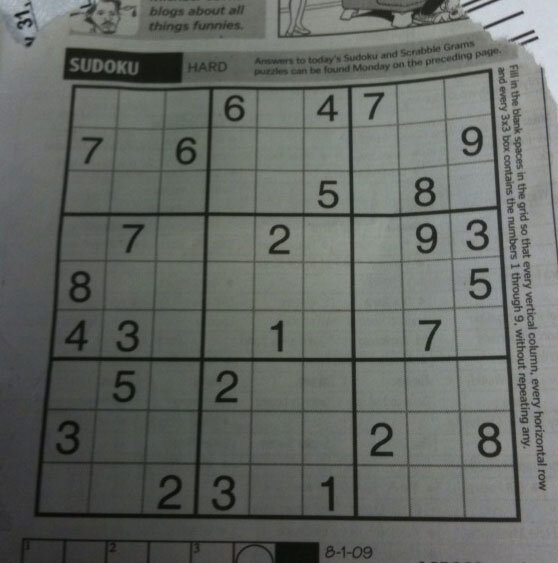
#> input picture sudokus/sudoku0.jpg, 558 x 563 px, found by its file name; its folder holds 5 pictures in this run
$ python Canny.py   (older library calls are emulated)
#> lines starting #> are read from the running program, lines starting #| are printed output that depends on the picture; after the words box and inside, x2 and y2 are one past the last pixel; in counts of white or black regions, pixels touching at a corner belong together
import numpy as np
import cv2
import matplotlib.pyplot as plt
import os

def preProcess(img):
    """
    :param img: original image
    :return: grayscale image
    """
    # img = cv2.GaussianBlur(img, (5, 5), 0)
    gray = cv2.cvtColor(img, cv2.COLOR_BGR2GRAY)
    kernel1 = cv2.getStructuringElement(cv2.MORPH_ELLIPSE, (11, 11))

    close = cv2.morphologyEx(gray, cv2.MORPH_CLOSE, kernel1)
    div = np.float32(gray) / close
    res = np.uint8(cv2.normalize(div, div, 0, 255, cv2.NORM_MINMAX))
    # res2 = cv2.cvtColor(res, cv2.COLOR_GRAY2BGR)
    return res

def maskSudoku(img):
    """
    :param img: grayscale image
    :return: sudoku masked image
    """
    thresh = cv2.adaptiveThreshold(img, 255, 0, 1, 19, 2)
    mask = np.zeros(img.shape, np.uint8)

    contour, _ = cv2.findContours(thresh, cv2.RETR_TREE, cv2.CHAIN_APPROX_SIMPLE)

    max_area, best_cnt = 0, None
    for cnt in contour:
        area = cv2.contourArea(cnt)
        if area > 1000:
            if area > max_area:
                max_area = area
                best_cnt = cnt

    cv2.drawContours(mask, [best_cnt], 0, 255, -1)
    cv2.drawContours(mask, [best_cnt], 0, 0, 2)

    res = cv2.bitwise_and(img, mask)

    return res


def findVerticalLines(img):
    """
    :param img: masked sudoku
    :return: binary image with vertical lines
    """
    kernelx = cv2.getStructuringElement(cv2.MORPH_RECT, (2, 10))

    dx = cv2.Sobel(img, cv2.CV_64F, 1, 0)
    dx = cv2.convertScaleAbs(dx)
    # self.__displayImg([["sobel",dx],["img",img]])
    # cv2.normalize(dx, dx, 0, 255, cv2.NORM_MINMAX)
    _, close = cv2.threshold(dx, 0, 255, cv2.THRESH_BINARY + cv2.THRESH_OTSU)
    close = cv2.morphologyEx(close, cv2.MORPH_DILATE, kernelx, iterations=1)

    contour, _ = cv2.findContours(close, cv2.RETR_EXTERNAL, cv2.CHAIN_APPROX_SIMPLE)
    for cnt in contour:
        x, y, w, h = cv2.boundingRect(cnt)
        if h / w < 5 or h < 70:
            cv2.drawContours(close, [cnt], 0, 0, -1)
        else:
            cv2.drawContours(close, [cnt], 0, 255, -1)
    # close = cv2.morphologyEx(close, cv2.MORPH_CLOSE, None, iterations=2)
    return close


def drawLines(img, func):
    lines = cv2.HoughLines(img, 1, np.pi / 180, 200)
    temp = np.full(img.shape, 0, np.uint8)
    for line in lines:
        for rho, theta in line:
            if func(theta):
                a = np.cos(theta)
                b = np.sin(theta)
                x0 = a * rho
                y0 = b * rho
                x1 = int(x0 + 1000 * (-b))
                y1 = int(y0 + 1000 * (a))
                x2 = int(x0 - 1000 * (-b))
                y2 = int(y0 - 1000 * (a))
                cv2.line(temp, (x1, y1), (x2, y2), 255, 2)
    return temp


def findHorizotalLines(img):
    """
    :param img: masked sudoku
    :return: binary image with horizontal lines
    """
    kernely = cv2.getStructuringElement(cv2.MORPH_RECT, (10, 2))
    dy = cv2.Sobel(img, cv2.CV_16S, 0, 1)
    dy = cv2.convertScaleAbs(dy)
    # cv2.normalize(dy, dy, 0, 255, cv2.NORM_MINMAX)
    _, close = cv2.threshold(dy, 0, 255, cv2.THRESH_BINARY + cv2.THRESH_OTSU)
    close = cv2.morphologyEx(close, cv2.MORPH_DILATE, kernely)

    contour, _ = cv2.findContours(close, cv2.RETR_EXTERNAL, cv2.CHAIN_APPROX_SIMPLE)
    for cnt in contour:
        x, y, w, h = cv2.boundingRect(cnt)
        if w / h < 5 or cv2.contourArea(cnt) < 70:
            cv2.drawContours(close, [cnt], 0, 0, -1)
        else:
            cv2.drawContours(close, [cnt], 0, 255, -1)
    close = cv2.morphologyEx(close, cv2.MORPH_CLOSE, kernely, iterations=2)

    return close

def refineVertical(vt):
    lines = cv2.HoughLinesP(image=vt, rho=1, theta=np.pi / 180, threshold=100, lines=np.array([]),
                            minLineLength=minLineLength, maxLineGap=60)
    print(len(lines))


def findCenters(img):
    """
    :param img: binary image with white centers and black background
    :return: (x,y) points of centers not sorted
    """
    contour, _ = cv2.findContours(img, cv2.RETR_LIST, cv2.CHAIN_APPROX_SIMPLE)
    centroids = []
    for cnt in contour:
        mom = cv2.moments(cnt)
        if mom['m00']==0:
            mom['m00']=2
        (x, y) = int(mom['m10'] / mom['m00']), int(mom['m01'] / mom['m00'])
        centroids.append((x, y))
    return centroids[:100]


def sortCenters(centers):
    """
    :param centers: array of centers(x,y)
    :return: sorted array
    """
    centroids = np.array(centers, dtype=np.float32)
    c = centroids.reshape((100, 2))
    c2 = c[np.argsort(c[:, 1])]

    b = np.vstack([c2[i * 10:(i + 1) * 10][np.argsort(c2[i * 10:(i + 1) * 10, 0])] for i in range(10)])
    # bm = b.reshape((10, 10, 2))
    return b

def extractImages(centers, img,k):
    for i in range(9):
        for j in range(9):
            id = i * 10 + j
            TL, TR = centers[id], centers[id + 1]
            BL, BR = centers[id + 10], centers[id + 11]
            pts1 = np.float32([TL, TR, BL, BR])

            pts2 = np.float32([[0, 0], [55, 0], [0, 55], [55, 55]])
            M = cv2.getPerspectiveTransform(pts1, pts2)
            box = cv2.warpPerspective(img, M, (50, 50))
            plt.subplot(9, 9, i * 9 + j + 1)
            box = 255 - box
            plt.imshow(box, 'gray')
            plt.xticks([]), plt.yticks([])
            # if not os.path.isdir(f'./sudoku1/sudoku{k}'):
            #     os.mkdir(f'./sudoku1/sudoku{k}')
            # cv2.imwrite(f"./sudoku1/sudoku{k}/{i * 9 + j}.jpg", box)
    plt.show()

if __name__=="__main__":

    PATH='./sudokus'
    k=0
    # for filename in os.listdir(PATH):
    img = cv2.imread(os.path.join(PATH, 'sudoku0.jpg'))
#> img is the input picture: shape (563, 558, 3); mean B, G, R 99.5, 104.1, 100

    gray=preProcess(img)
    # if img is None:
    #     k+=1
    #     continue
    gray=maskSudoku(gray)
#> in maskSudoku, `thresh = cv2.adaptiveThreshold(img, 255, 0, 1, 19, 2)`:
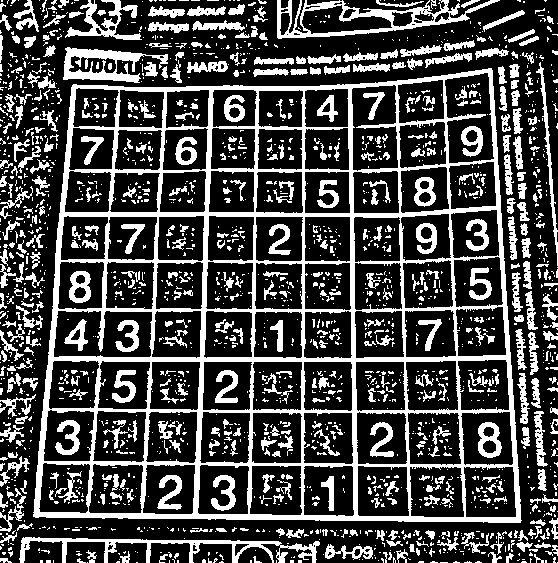
#> thresh: shape (563, 558); 27.9% white; 1947 white regions (1450 under 20 px)
#> in maskSudoku, `contour, _ = cv2.findContours(thresh, cv2.RETR_TREE, cv2.CHAIN_APPROX_..`: contour = 2262 contours, 1835 with area under 20; largest, box (x1, y1, x2, y2) and area: (33, 68, 522, 523) 198138, (53, 310, 153, 358) 4266, (277, 0, 500, 39) 4210, (444, 72, 495, 164) 3741, (351, 84, 399, 172) 3608
#> the loop in maskSudoku, `for cnt in contour:` made 2262 passes
#> (area, max_area) on passes 136, 796: (1717.5, 1717.5), (198137.5, 198137.5)
#> area on passes 38, 51, 57: 23, 27, 36.5
#> after the loop in maskSudoku, `for cnt in contour:`: best_cnt = contour of 278 points, box (x1, y1, x2, y2) (33, 68, 522, 523), area 198138; max_area = 198137.5
#> in maskSudoku, `cv2.drawContours(mask, [best_cnt], 0, 255, -1)`: mask: shape (563, 558); 63.4% white; 1 black region, box (x1, y1, x2, y2) and area: (0, 0, 558, 563) 115120
#> in maskSudoku, `cv2.drawContours(mask, [best_cnt], 0, 0, 2)`:
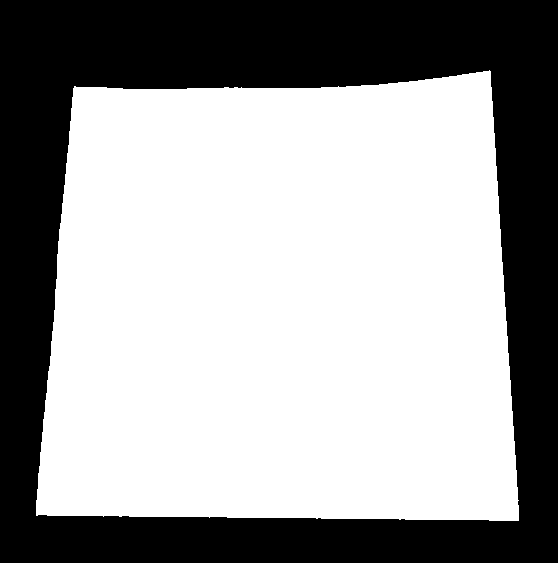
#> mask: shape (563, 558); 62.2% white; 1 black region, box (x1, y1, x2, y2) and area: (0, 0, 558, 563) 118831
    masked=gray.copy()
    edges = cv2.Canny(gray,50,150,apertureSize = 3)
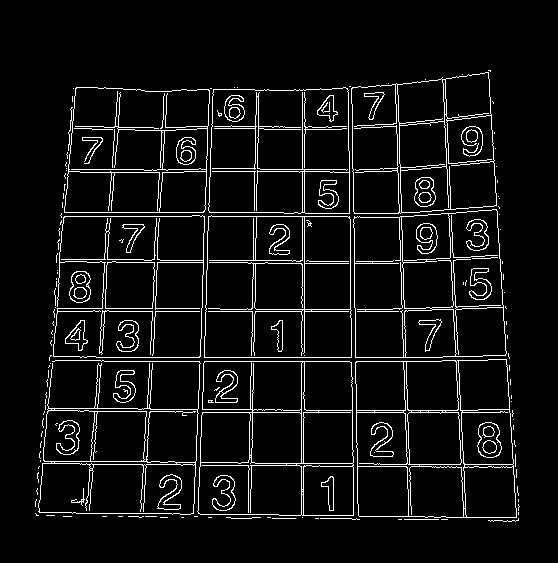
#> edges: shape (563, 558); 6.3% white in thin lines or dots, all inside (x1, y1, x2, y2) = (35, 70, 520, 522)

    minLineLength=100
    lines = cv2.HoughLinesP(image=edges,rho=1,theta=np.pi/180, threshold=100,lines=np.array([]), minLineLength=minLineLength,maxLineGap=10)
#> lines = 57 rows, first 6: [101, 361, 441, 361], [175, 412, 512, 412], [198, 413, 203, 255], [80, 357, 442, 357], [53, 311, 407, 311], [201, 436, 207, 248]

    a,b,c = lines.shape
#> a = 57; b = 1; c = 4
    for i in range(a):
        cv2.line(gray, (lines[i][0][0], lines[i][0][1]), (lines[i][0][2], lines[i][0][3]), (0, 0, 255), 3, cv2.LINE_AA)
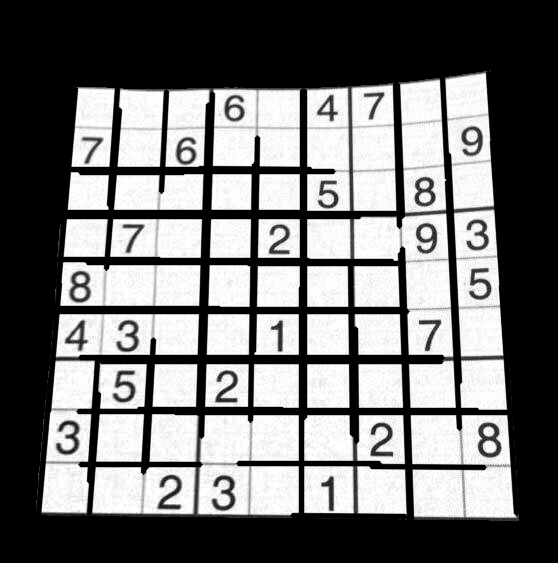
#> gray: shape (563, 558); min 0, max 254, mean 114.3

    # cv2.imshow("a",gray)

    masked1=gray.copy()

    kernel = np.ones((3,3),np.uint8)
    vt=findVerticalLines(gray)
#> in findVerticalLines, `kernelx = cv2.getStructuringElement(cv2.MORPH_RECT, (2, 10))`: kernelx = [[1, 1], [1, 1], [1, 1], [1, 1], [1, 1], [1, 1], [1, 1], [1, 1], [1, 1], [1, 1]]
#> in findVerticalLines, `_, close = cv2.threshold(dx, 0, 255, cv2.THRESH_BINARY + cv2.THRESH_OT..`: close: shape (563, 558); 9.5% white; 279 white regions (107 under 20 px), largest, box (x1, y1, x2, y2) and area: (444, 77, 464, 409) 977, (485, 71, 508, 411) 974, (439, 78, 457, 409) 972
#> in findVerticalLines, `close = cv2.morphologyEx(close, cv2.MORPH_DILATE, kernelx, iterations=1)`: close: shape (563, 558); 17.9% white; 78 white regions
#> in findVerticalLines, `contour, _ = cv2.findContours(close, cv2.RETR_EXTERNAL, cv2.CHAIN_APPR..`: contour = 78 contours, 6 with area under 20; largest, box (x1, y1, x2, y2) and area: (191, 84, 218, 520) 4980, (439, 72, 468, 523) 4060, (345, 82, 362, 519) 3965, (246, 85, 263, 521) 3688, (85, 84, 125, 520) 3550
#> the loop in findVerticalLines, `for cnt in contour:` made 78 passes
#> (x, y, w, h) on passes 1, 2, 3, 4, 5, 7, 8, 9, 10, 11, 12, 13: (289, 508, 5, 15), (320, 478, 4, 15), (325, 471, 12, 46), (210, 471, 28, 46), (156, 470, 28, 45), (235, 456, 5, 16), (392, 447, 4, 16), (490, 418, 14, 45), (476, 418, 13, 58), (368, 418, 27, 57), (173, 409, 4, 12), (54, 404, 28, 69)
#> (cnt, x, y, w, h) on passes 6, 28, 29, 30, 59: ([[515, 467], [515, 477], [518, 477], [518, 467]], 515, 467, 4, 11), ([[219, 301], [219, 312], [221, 312], [221, 301]], 219, 301, 3, 12), ([[54, 285], [54, 303], [57, 303], [57, 285]], 54, 285, 4, 19), ([[463, 279], [463, 289], [466, 289], [466, 279]], 463, 279, 4, 11), ([[320, 83], [320, 92], [322, 92], [322, 83]], 320, 83, 3, 10)
#> after the loop in findVerticalLines, `for cnt in contour:`:
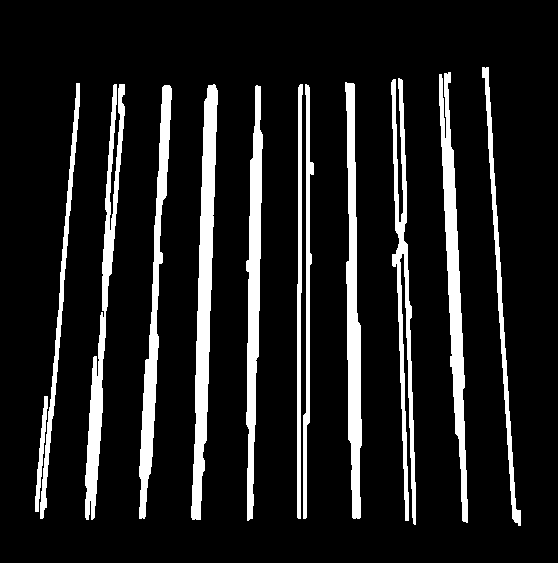
#> close: shape (563, 558); 12.4% white; 12 white regions, largest, box (x1, y1, x2, y2) and area: (191, 84, 218, 520) 5423, (439, 72, 468, 523) 4582, (345, 82, 362, 519) 4409

    ht=findHorizotalLines(gray)
#> in findHorizotalLines, `_, close = cv2.threshold(dy, 0, 255, cv2.THRESH_BINARY + cv2.THRESH_OT..`: close: shape (563, 558); 9.8% white; 222 white regions (50 under 20 px), largest, box (x1, y1, x2, y2) and area: (119, 82, 394, 94) 1253, (92, 511, 300, 519) 1063, (145, 459, 300, 471) 870
#> in findHorizotalLines, `close = cv2.morphologyEx(close, cv2.MORPH_DILATE, kernely)`: close: shape (563, 558); 17.9% white; 58 white regions
#> in findHorizotalLines, `contour, _ = cv2.findContours(close, cv2.RETR_EXTERNAL, cv2.CHAIN_APPR..`: contour = 58 contours, 12 with area under 20; largest, box (x1, y1, x2, y2) and area: (51, 318, 510, 367) 7078, (41, 421, 517, 477) 4960, (37, 473, 524, 523) 4600, (62, 175, 500, 222) 4480, (66, 124, 496, 178) 4222
#> the loop in findHorizotalLines, `for cnt in contour:` made 58 passes
#> (x, y, w, h) on passes 2, 3, 4, 6, 8, 9, 11, 12, 13, 14, 15, 17: (82, 481, 13, 5), (316, 475, 24, 14), (37, 473, 487, 50), (350, 441, 15, 5), (195, 436, 15, 5), (345, 434, 14, 5), (452, 428, 16, 5), (473, 421, 34, 39), (41, 421, 476, 56), (243, 420, 16, 5), (51, 419, 34, 39), (108, 392, 33, 13)
#> (cnt, x, y, w, h) on passes 1, 5, 7, 10, 16, 20: ([[83, 502], [83, 503], [92, 503], [92, 502]], 83, 502, 10, 2), ([[34, 472], [34, 474], [43, 474], [43, 472]], 34, 472, 10, 3), ([[37, 441], [37, 443], [46, 443], [46, 441]], 37, 441, 10, 3), ([[38, 431], [38, 432], [47, 432], [47, 431]], 38, 431, 10, 2), ([[39, 418], [39, 420], [48, 420], [48, 418]], 39, 418, 10, 3), ([[44, 370], [44, 371], [53, 371], [53, 370]], 44, 370, 10, 2)
#> after the loop in findHorizotalLines, `for cnt in contour:`:
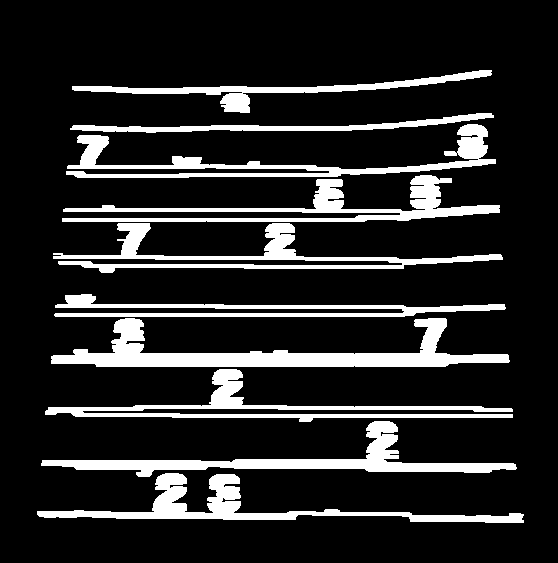
#> close: shape (563, 558); 15.2% white; 10 white regions, largest, box (x1, y1, x2, y2) and area: (51, 318, 510, 367) 7661, (41, 421, 517, 477) 5538, (62, 175, 500, 222) 5416
#> in findHorizotalLines, `close = cv2.morphologyEx(close, cv2.MORPH_CLOSE, kernely, iterations=2)`: close: shape (563, 558); 15.7% white; 5 white regions, box (x1, y1, x2, y2) and area: (47, 296, 515, 424) 16551, (55, 126, 505, 275) 16210, (39, 423, 526, 525) 11096, (74, 72, 494, 115) 3190, (72, 115, 496, 135) 2340

    ol = cv2.bitwise_and(vt,ht)
#> ol: shape (563, 558); 2.4% white; 171 white regions (33 under 20 px), largest, box (x1, y1, x2, y2) and area: (139, 462, 152, 479) 194, (347, 355, 361, 369) 187, (196, 355, 209, 369) 182
    ol = cv2.dilate(ol,kernel,iterations = 4)
#> ol: shape (563, 558); 10.5% white; 101 white regions, largest, box (x1, y1, x2, y2) and area: (438, 149, 459, 189) 731, (198, 155, 219, 183) 511, (135, 458, 156, 483) 498
    ol = cv2.erode(ol,kernel,iterations = 4)
#> ol: shape (563, 558); 3.1% white; 101 white regions (1 under 20 px)

    centroids = findCenters(ol)
#> in findCenters, `contour, _ = cv2.findContours(img, cv2.RETR_LIST, cv2.CHAIN_APPROX_SIM..`: contour = 101 contours, 10 with area under 20; largest, box (x1, y1, x2, y2) and area: (442, 153, 455, 185) 176, (139, 462, 152, 479) 168, (250, 163, 262, 179) 164, (347, 355, 361, 369) 160, (200, 210, 214, 224) 160
#> the loop in findCenters, `for cnt in contour:` made 101 passes
#> (x, y) on passes 1, 2, 3, 4, 6, 7, 8, 9, 10, 11, 12, 13: (464, 519), (516, 518), (249, 516), (410, 517), (195, 516), (141, 515), (301, 515), (41, 515), (89, 515), (510, 468), (463, 469), (408, 468)
#> (cnt, x, y) on passes 5, 18, 19, 36, 37: ([[352, 514], [352, 517], [360, 517], [360, 514]], 356, 515), ([[351, 461], [351, 470], [359, 470], [359, 461]], 355, 465), ([[297, 461], [297, 470], [306, 470], [306, 461]], 301, 465), ([[297, 355], [297, 368], [309, 368], [309, 355]], 303, 361), ([[196, 355], [196, 368], [208, 368], [208, 355]], 202, 361)
    # if len(centroids)<100:
    #     k+=1
    #     continue
    sorted = sortCenters(centroids)
    # sorted = cv2.convertScaleAbs(sorted)
    extractImages(sorted,masked,k)
#> in extractImages, `plt.show()`:
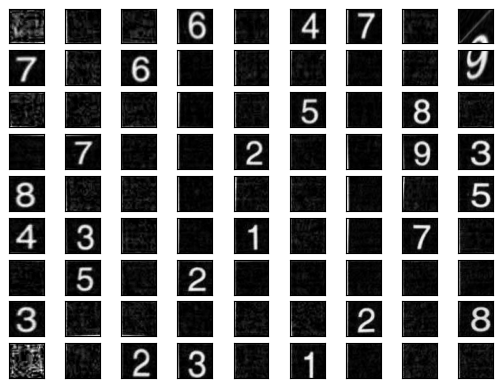
#> figure drawn by matplotlib, 81 panels

    # cv2.imshow("alll",ol)
    # cv2.waitKey(0)
